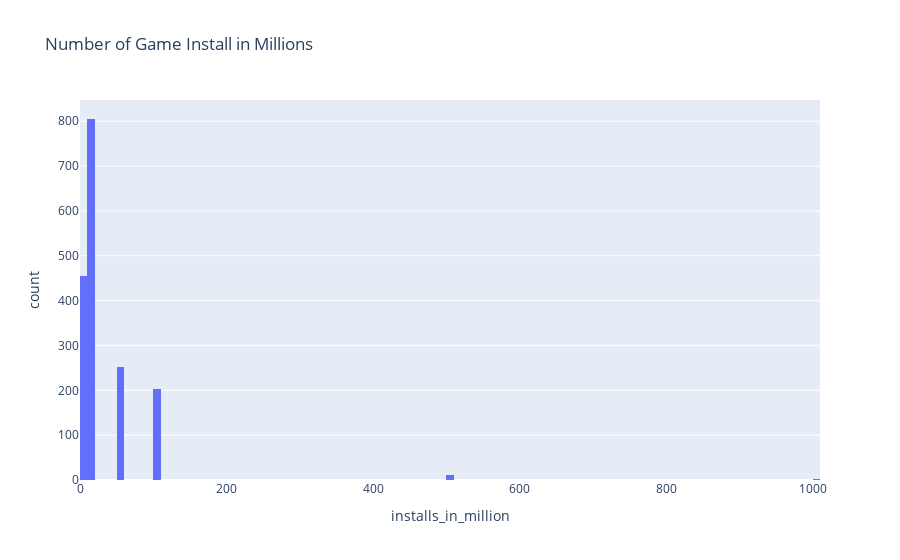

Notebook cell for this chart:
### Code cell
fig = px.histogram(df, x= 'installs_in_million', title='Number of Game Install in Millions')

fig.show()

### Figure 1 — Plotly figure (JSON) as saved in the notebook; plotly's stock layout.template omitted (floating-point values rounded to 4 significant figures; data arrays with more than 128 entries replaced by an {"elided": "..."} marker saying what was removed)
{"data": [{"alignmentgroup": "True", "bingroup": "x", "hovertemplate": "installs_in_million=%{x}<br>count=%{y}<extra></extra>", "legendgroup": "", "marker": {"color": "#636efa", "pattern": {"shape": ""}}, "name": "", "offsetgroup": "", "orientation": "v", "showlegend": false, "type": "histogram", "x": {"elided": "1730 float values"}, "xaxis": "x", "yaxis": "y"}], "layout": {"barmode": "relative", "legend": {"tracegroupgap": 0}, "title": {"text": "Number of Game Install in Millions"}, "xaxis": {"anchor": "y", "domain": [0, 1], "title": {"text": "installs_in_million"}}, "yaxis": {"anchor": "x", "domain": [0, 1], "title": {"text": "count"}}}}
